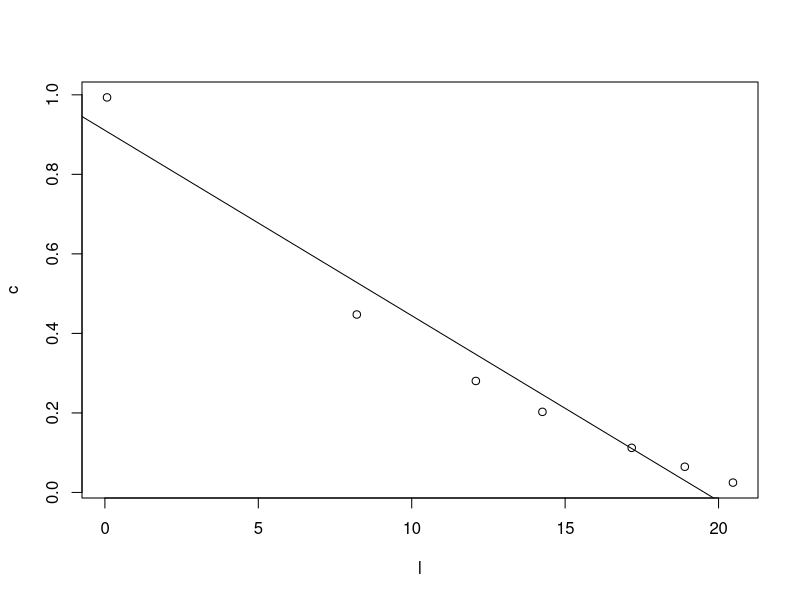
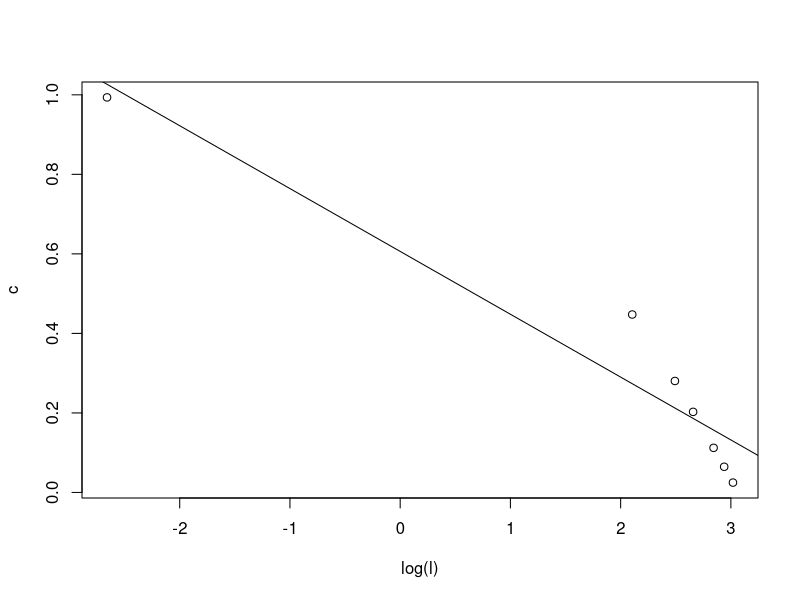
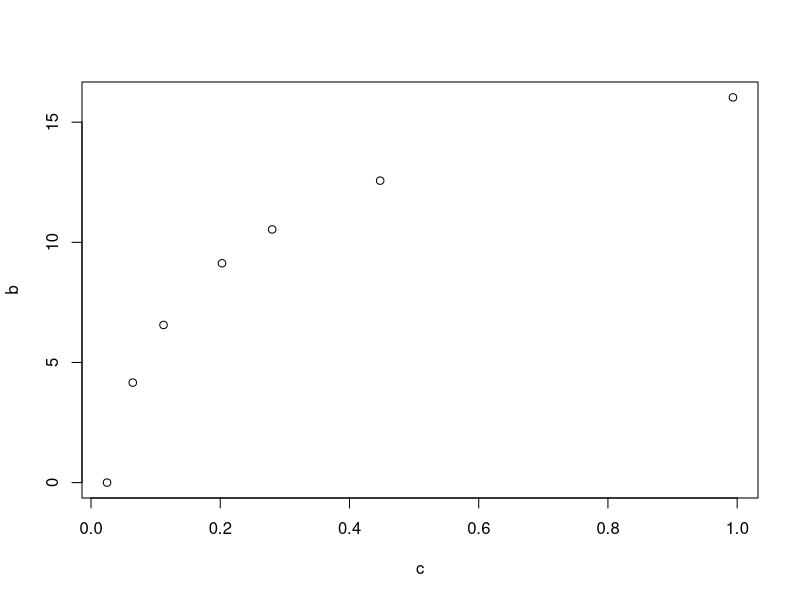

Recreate these plots in R, in order.
l <- c(20.47, 17.17, 14.26, 12.09, 8.21, 0.07, 18.9)
bg <- 21.51

f <- function(x, y) (y - x) / (y + x)

c <- f(l, bg)

plot(l, c)
abline(lm(c~l))

plot(log(l), c)
abline(lm(c ~ log(l)))

dB <- function(x, y) log10(x/y)*10
b <- dB(c, c[1])
plot(c, b)

